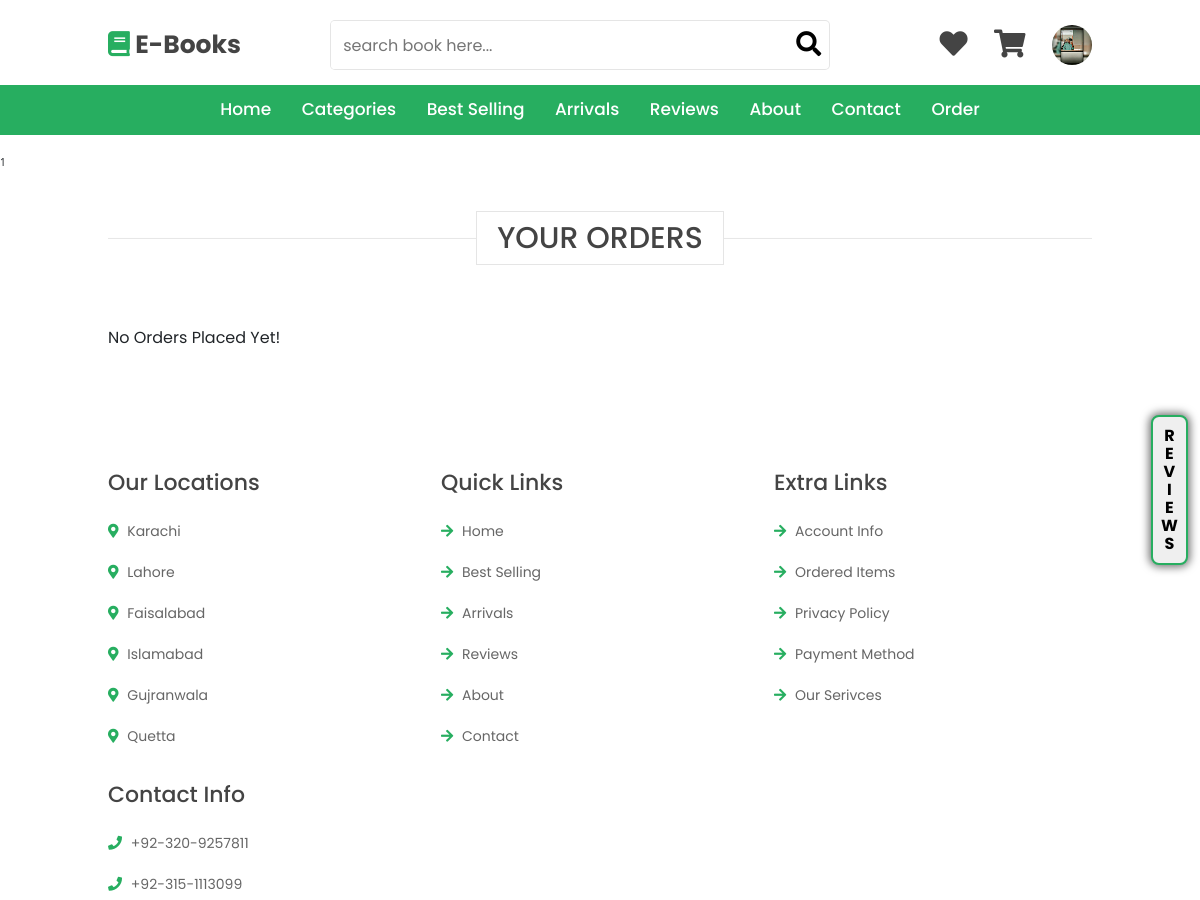
Page /E-Books/views/order.php (signed in, upper part) on the earlier database version.
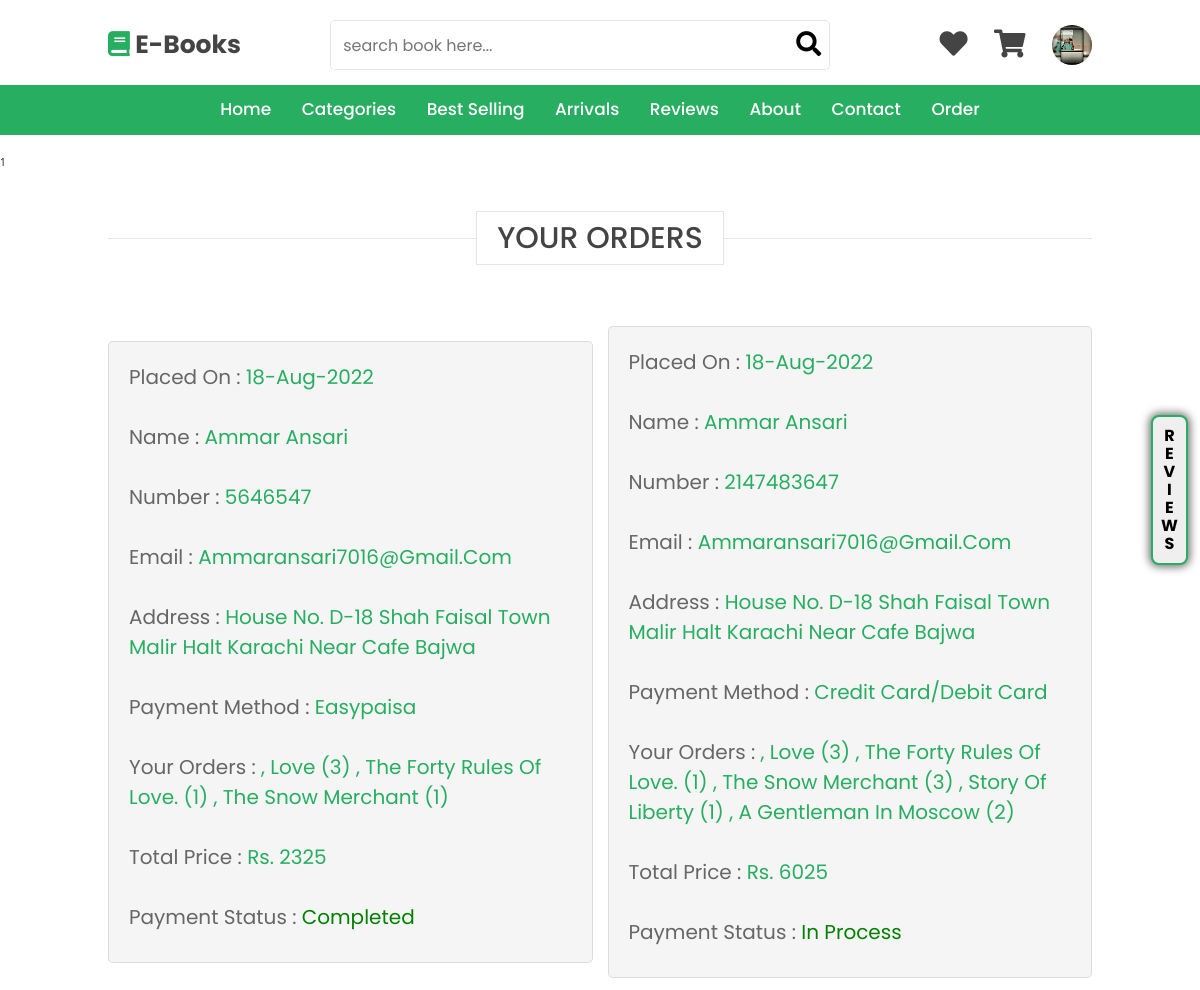
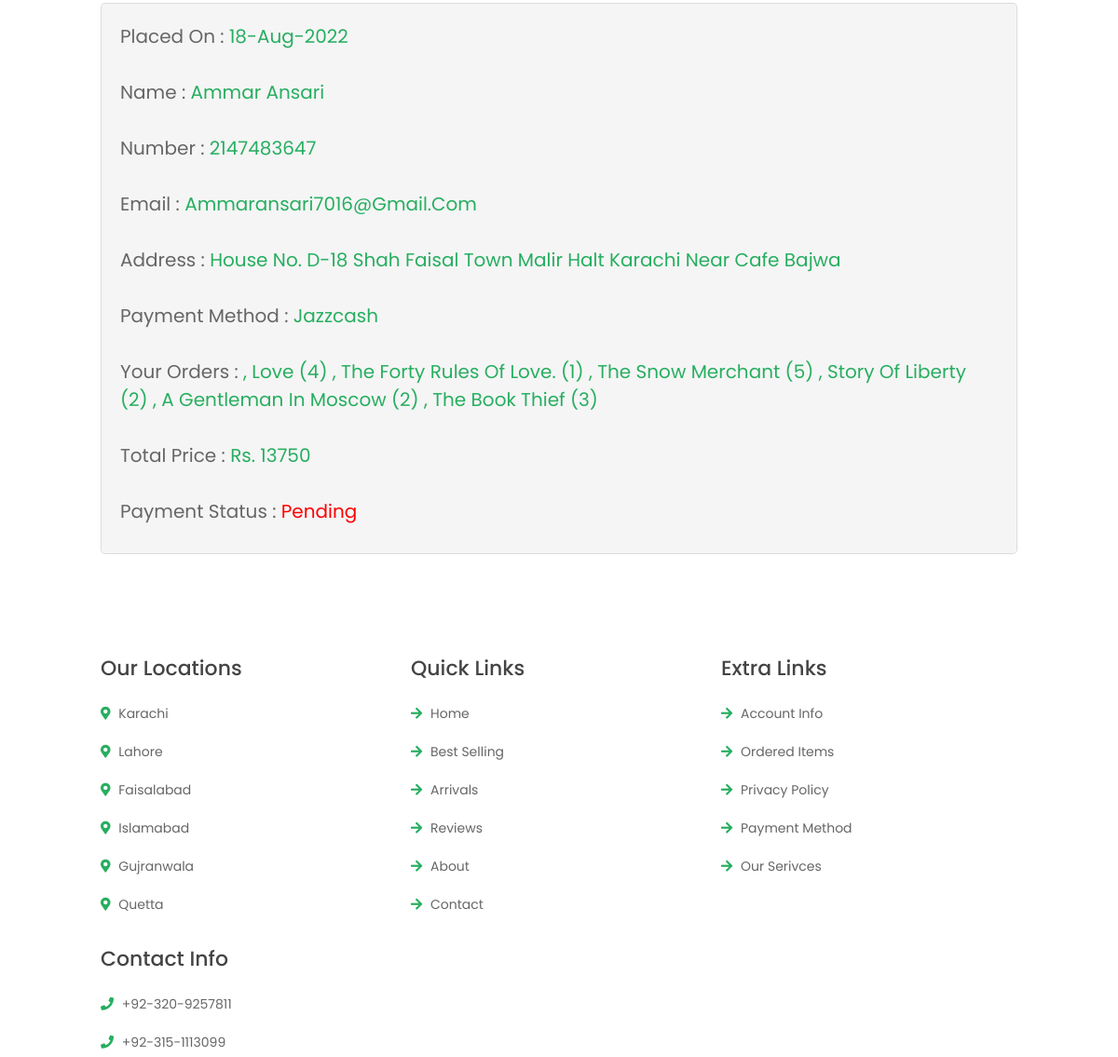
Same page on the later database version (2 pictures, top to bottom).
### tables this page shows
CREATE TABLE `tbl_book_order` (
  `order_id` int(11) NOT NULL,
  `user_id` int(11) NOT NULL,
  `user_name` varchar(25) NOT NULL,
  `user_number` varchar(25) NOT NULL,
  `user_email` varchar(25) NOT NULL,
  `order_method` varchar(50) NOT NULL,
  `user_address` varchar(500) NOT NULL,
  `total_products` varchar(1000) NOT NULL,
  `total_price` int(100) NOT NULL,
  `placed_on` varchar(50) NOT NULL,
  `payment_status` varchar(25) NOT NULL
);

### E-Books/views/order.php (the view, shortened to what this page needs)
<?php
include "../apis/connection.php";
$user_id = $_SESSION['userid'];
?>
<!DOCTYPE html>
<html lang="en">
<head>
</head>
<body>
    <?= include "nav.php"; ?>
    <section class="placed-orders">
        <h1 class="heading" style="margin-bottom: 70px;"><span>Your orders</span></h1>
        <div class="box-container">
            <?php
            $order_query = mysqli_query($con, "SELECT * FROM `tbl_book_order` WHERE user_id = '$user_id'") or die('query failed');
            if (mysqli_num_rows($order_query) > 0) {
                while ($fetch_orders = mysqli_fetch_assoc($order_query)) {
            ?>
            <div class="box">
                <p> placed on : <span><?php echo $fetch_orders['placed_on']; ?></span> </p>
                <p> name : <span><?php echo $fetch_orders['user_name']; ?></span> </p>
                <p> number : <span><?php echo $fetch_orders['user_number']; ?></span> </p>
                <p> email : <span><?php echo $fetch_orders['user_email']; ?></span> </p>
                <p> address : <span><?php echo $fetch_orders['user_address']; ?></span> </p>
                <p> payment method : <span><?php echo $fetch_orders['order_method']; ?></span> </p>
                <p> your orders : <span><?php echo $fetch_orders['total_products']; ?></span> </p>
                <p> total price : <span>Rs. <?php echo $fetch_orders['total_price']; ?></span> </p>
                <p> payment status : <span
                        style="color:<?php if ($fetch_orders['payment_status'] == 'pending') {
                                                                    echo 'red';
                                                                } else {
                                                                    echo 'green';
                                                                } ?>;"><?php echo $fetch_orders['payment_status']; ?></span> </p>
            </div>
            <?php
                }
            } else {
                echo '<p class="empty">no orders placed yet!</p>';
            }
            ?>
        </div>
    </section>
    <?= include "footer.php"; ?>
</body>
</html>

Differences in the rows shown:
added tbl_book_order: placed_on "18-Aug-2022", user_name "Ammar Ansari", user_number "5646547", user_email "Ammaransari7016@gmail.com", user_address "House No. D-18 Shah Faisal Town Malir Halt Karachi Near Cafe Bajwa", order_method "Easypaisa", total_products ", Love (3) , The Forty Rules Of Love. (1) , The Snow Merchant (1)", total_price "2325", payment_status "Completed"
added tbl_book_order: placed_on "18-Aug-2022", user_name "Ammar Ansari", user_number "2147483647", user_email "Ammaransari7016@gmail.com", user_address "House No. D-18 Shah Faisal Town Malir Halt Karachi Near Cafe Bajwa", order_method "Credit Card/Debit Card", total_products ", Love (3) , The Forty Rules Of Love. (1) , The Snow Merchant (3) , Story Of Liberty (1) , A Gentleman In Moscow (2)", total_price "6025", payment_status "In Process"
added tbl_book_order: placed_on "18-Aug-2022", user_name "Ammar Ansari", user_number "2147483647", user_email "Ammaransari7016@gmail.com", user_address "House No. D-18 Shah Faisal Town Malir Halt Karachi Near Cafe Bajwa", order_method "Jazzcash", total_products ", Love (4) , The Forty Rules Of Love. (1) , The Snow Merchant (5) , Story Of Liberty (2) , A Gentleman In Moscow (2) , The Book Thief (3)", total_price "13750", payment_status "Pending"
Other differences:
text no longer shown: "No Orders Placed Yet!"
